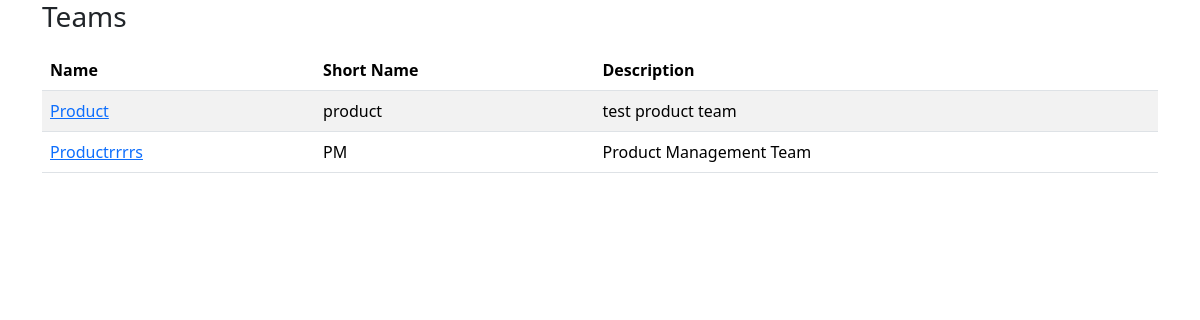
The page /teams on the database its author committed.
### bettergtm_backend/models.py (models this page shows, shortened)
class Team(models.Model):
  name = models.CharField(max_length=100)
  short_name = models.CharField(max_length=10, null=True) #* Short name for team i.e. PMM for Product Marketing Managers
  description = models.TextField(null=True)

### bettergtm_backend/views.py (the view)
# urls.py: path('teams',  views.teams, name='teams'),
def teams(request):
    teams = Team.objects.all()
    return render(request, 'teams.html', {'teams': teams})

### bettergtm_backend/templates/teams.html
{% extends 'base.html' %}
{% block content %}
<h1 class="h3 mb-3 fw-normal">Teams</h1>
<div class='table-responsive'>
    <table class="table table-striped mx-auto">
      <thead>
      <tr>
        <th scope="col">Name</th>
        <th scope="col">Short Name</th>
        <th scope='col'>Description</th>
      </tr>
      </thead>
      <tbody>
        {% for t in teams %}
      <tr>
        <td><a href="{% url 'bettergtm_backend:team_detail' t.id%}"">{{ t.name }}</a></td>
        <td>{{ t.short_name }}</td>
        <td>{{ t.description }}</td>
      </tr>
      {% endfor %}
    </tbody>
    </table>
  </div>
{% endblock %}

### rows shown on the page
Team: name "Product", short_name "product", description "test product team"
Team: name "Productrrrrs", short_name "PM", description "Product Management Team"
